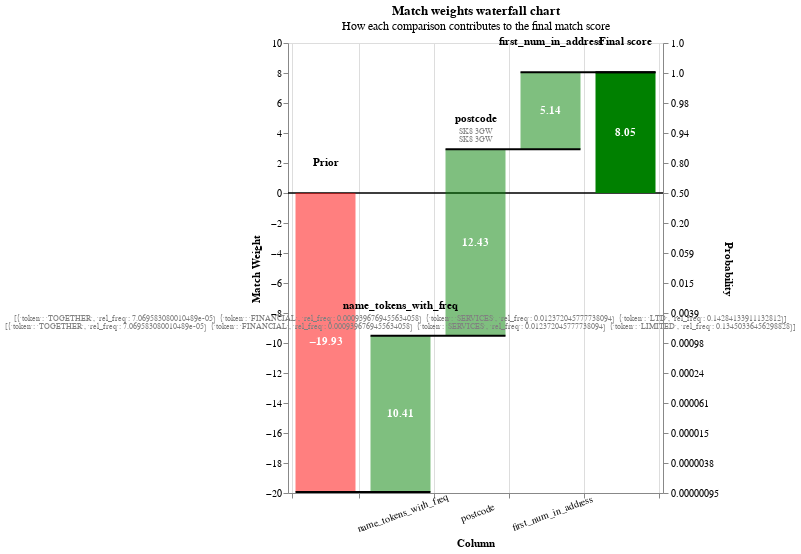

Notebook cell for this chart:
### Code cell
sql = """
CREATE OR REPLACE TABLE comparison AS
select * from ranked_matches
where company_name_l != company_name_r
order by random()
limit 1
"""
duckdb.execute(sql)


sql = """
SELECT match_probability, COLUMNS('^(t[^f_].*|b[^f_].*|[^tb].*_l)$') AS '\\1'
FROM comparison
UNION ALL
SELECT match_probability, COLUMNS('^(t[^f_].*|b[^f_].*|[^tb].*_r)$') AS '\\1'
FROM comparison;
"""
duckdb.sql(sql).show(max_rows=10, max_width=200)

recs = duckdb.table("comparison").df().to_dict(orient="records")
linker.visualisations.waterfall_chart(recs)

### Figure 1 — Vega-Lite specification as saved in the notebook (floating-point values rounded to 4 significant figures)
{"config": {"view": {"continuousWidth": 400, "continuousHeight": 300}}, "layer": [{"layer": [{"mark": "rule", "encoding": {"color": {"value": "black"}, "size": {"value": 0.5}, "y": {"field": "zero", "type": "quantitative"}}}, {"mark": {"type": "bar", "width": 60}, "encoding": {"color": {"condition": {"test": "(datum.log2_bayes_factor < 0)", "value": "red"}, "value": "green"}, "opacity": {"condition": {"test": "datum.column_name == 'Prior match weight' || datum.column_name == 'Final score'", "value": 1}, "value": 0.5}, "tooltip": [{"field": "column_name", "title": "Comparison column", "type": "nominal"}, {"field": "value_l", "title": "Value (L)", "type": "nominal"}, {"field": "value_r", "title": "Value (R)", "type": "nominal"}, {"field": "label_for_charts", "title": "Label", "type": "ordinal"}, {"field": "sql_condition", "title": "SQL condition", "type": "nominal"}, {"field": "comparison_vector_value", "title": "Comparison vector value", "type": "nominal"}, {"field": "bayes_factor", "format": ",.4f", "title": "Bayes factor = m/u", "type": "quantitative"}, {"field": "log2_bayes_factor", "format": ",.4f", "title": "Match weight = log2(m/u)", "type": "quantitative"}, {"field": "prob", "format": ".4f", "title": "Cumulative match probability", "type": "quantitative"}, {"field": "bayes_factor_description", "title": "Match weight description", "type": "nominal"}], "x": {"axis": {"grid": true, "labelAlign": "center", "labelAngle": -20, "labelExpr": "datum.value == 'Prior' || datum.value == 'Final score' ? '' : datum.value", "labelPadding": 10, "tickBand": "extent", "title": "Column"}, "field": "column_name", "sort": {"field": "bar_sort_order", "order": "ascending"}, "type": "nominal"}, "y": {"axis": {"grid": false, "orient": "left", "title": "Match Weight"}, "field": "previous_sum", "type": "quantitative"}, "y2": {"field": "sum"}}}, {"mark": {"type": "text", "fontWeight": "bold"}, "encoding": {"color": {"value": "white"}, "text": {"condition": {"test": "abs(datum.log2_bayes_factor) > 1", "field": "log2_bayes_factor", "format": ".2f", "type": "nominal"}, "value": ""}, "x": {"axis": {"labelAngle": -20, "title": "Column"}, "field": "column_name", "sort": {"field": "bar_sort_order", "order": "ascending"}, "type": "nominal"}, "y": {"axis": {"orient": "left"}, "field": "center", "type": "quantitative"}}}, {"mark": {"type": "text", "baseline": "bottom", "dy": -25, "fontWeight": "bold"}, "encoding": {"color": {"value": "black"}, "text": {"field": "column_name", "type": "nominal"}, "x": {"axis": {"labelAngle": -20, "title": "Column"}, "field": "column_name", "sort": {"field": "bar_sort_order", "order": "ascending"}, "type": "nominal"}, "y": {"field": "sum_top", "type": "quantitative"}}}, {"mark": {"type": "text", "baseline": "bottom", "dy": -13, "fontSize": 8}, "encoding": {"color": {"value": "grey"}, "text": {"field": "value_l", "type": "nominal"}, "x": {"axis": {"labelAngle": -20, "title": "Column"}, "field": "column_name", "sort": {"field": "bar_sort_order", "order": "ascending"}, "type": "nominal"}, "y": {"field": "sum_top", "type": "quantitative"}}}, {"mark": {"type": "text", "baseline": "bottom", "dy": -5, "fontSize": 8}, "encoding": {"color": {"value": "grey"}, "text": {"field": "value_r", "type": "nominal"}, "x": {"axis": {"labelAngle": -20, "title": "Column"}, "field": "column_name", "sort": {"field": "bar_sort_order", "order": "ascending"}, "type": "nominal"}, "y": {"field": "sum_top", "type": "quantitative"}}}]}, {"mark": {"type": "rule", "color": "black", "strokeWidth": 2, "x2Offset": 30, "xOffset": -30}, "encoding": {"x": {"axis": {"labelAngle": -20, "title": "Column"}, "field": "column_name", "sort": {"field": "bar_sort_order", "order": "ascending"}, "type": "nominal"}, "x2": {"field": "lead"}, "y": {"axis": {"labelExpr": "format(1 / (1 + pow(2, -1*datum.value)), '.2r')", "orient": "right", "title": "Probability"}, "field": "sum", "scale": {"zero": false}, "type": "quantitative"}}}], "data": {"name": "data-b59cae1264a2af6f03d5b85b774f609f"}, "height": 450, "params": [{"name": "record_number", "bind": {"input": "range", "max": 0, "min": 0, "step": 1}, "value": 0}], "resolve": {"axis": {"y": "independent"}}, "title": {"text": "Match weights waterfall chart", "subtitle": "How each comparison contributes to the final match score"}, "transform": [{"filter": "(datum.record_number == record_number)"}, {"filter": "(datum.bayes_factor !== 1.0)"}, {"window": [{"op": "sum", "field": "log2_bayes_factor", "as": "sum"}, {"op": "lead", "field": "column_name", "as": "lead"}], "frame": [null, 0]}, {"calculate": "datum.column_name === \"Final score\" ? datum.sum - datum.log2_bayes_factor : datum.sum", "as": "sum"}, {"calculate": "datum.lead === null ? datum.column_name : datum.lead", "as": "lead"}, {"calculate": "datum.column_name === \"Final score\" || datum.column_name === \"Prior match weight\" ? 0 : datum.sum - datum.log2_bayes_factor", "as": "previous_sum"}, {"calculate": "datum.sum > datum.previous_sum ? datum.column_name : \"\"", "as": "top_label"}, {"calculate": "datum.sum < datum.previous_sum ? datum.column_name : \"\"", "as": "bottom_label"}, {"calculate": "datum.sum > datum.previous_sum ? datum.sum : datum.previous_sum", "as": "sum_top"}, {"calculate": "datum.sum < datum.previous_sum ? datum.sum : datum.previous_sum", "as": "sum_bottom"}, {"calculate": "(datum.sum + datum.previous_sum) / 2", "as": "center"}, {"calculate": "(datum.log2_bayes_factor > 0 ? \"+\" : \"\") + datum.log2_bayes_factor", "as": "text_log2_bayes_factor"}, {"calculate": "datum.sum < datum.previous_sum ? 4 : -4", "as": "dy"}, {"calculate": "datum.sum < datum.previous_sum ? \"top\" : \"bottom\"", "as": "baseline"}, {"calculate": "1. / (1 + pow(2, -1.*datum.sum))", "as": "prob"}, {"calculate": "0*datum.sum", "as": "zero"}], "width": {"step": 75}, "$schema": "https://vega.github.io/schema/vega-lite/v5.9.3.json", "datasets": {"data-b59cae1264a2af6f03d5b85b774f609f": [{"column_name": "Prior", "label_for_charts": "Starting match weight (prior)", "sql_condition": null, "log2_bayes_factor": -19.93, "bayes_factor": 1e-06, "comparison_vector_value": null, "m_probability": null, "u_probability": null, "bayes_factor_description": null, "value_l": "", "value_r": "", "term_frequency_adjustment": null, "bar_sort_order": 0, "record_number": 0}, {"sql_condition": "\n                    \n    list_intersect(name_tokens_with_freq_l, name_tokens_with_freq_r)\n        .list_transform(x -> x.rel_freq::float)\n        .list_concat([1.0::FLOAT]) -- in case there are no matches\n        .list_reduce((p, q) -> p * q)\n     < 1e-8\n                    ", "label_for_charts": "3. Array product is less than 1e-8", "m_probability": 0.01, "u_probability": 7.325e-06, "bayes_factor": 1365.0, "log2_bayes_factor": 10.41, "comparison_vector_value": 3, "bayes_factor_description": "If comparison level is `array product is less than 1e-8` then comparison is 1,365 times more likely to be a match", "column_name": "name_tokens_with_freq", "value_l": "[{'token': 'TOGETHER', 'rel_freq': 7.069583080010489e-05}\n {'token': 'FINANCIAL', 'rel_freq': 0.0009396769455634058}\n {'token': 'SERVICES', 'rel_freq': 0.012372045777738094}\n {'token': 'LTD', 'rel_freq': 0.14284133911132812}]", "value_r": "[{'token': 'TOGETHER', 'rel_freq': 7.069583080010489e-05}\n {'token': 'FINANCIAL', 'rel_freq': 0.0009396769455634058}\n {'token': 'SERVICES', 'rel_freq': 0.012372045777738094}\n {'token': 'LIMITED', 'rel_freq': 0.13450336456298828}]", "term_frequency_adjustment": false, "bar_sort_order": 1, "record_number": 0}, {"sql_condition": "\"postcode_l\" = \"postcode_r\"", "label_for_charts": "Exact match on full postcode", "m_probability": 0.95, "u_probability": 0.0001726, "bayes_factor": 5505.0, "log2_bayes_factor": 12.43, "comparison_vector_value": 4, "bayes_factor_description": "If comparison level is `exact match on full postcode` then comparison is 5,505 times more likely to be a match", "column_name": "postcode", "value_l": "SK8 3GW", "value_r": "SK8 3GW", "term_frequency_adjustment": false, "bar_sort_order": 2, "record_number": 0}, {"sql_condition": "\"first_num_in_address_l\" = \"first_num_in_address_r\"", "label_for_charts": "Exact match on first_num_in_address", "m_probability": 0.95, "u_probability": 0.02689, "bayes_factor": 35.33, "log2_bayes_factor": 5.143, "comparison_vector_value": 1, "bayes_factor_description": "If comparison level is `exact match on first_num_in_address` then comparison is 35.33 times more likely to be a match", "column_name": "first_num_in_address", "value_l": "", "value_r": "", "term_frequency_adjustment": false, "bar_sort_order": 3, "record_number": 0}, {"column_name": "Final score", "label_for_charts": "Final score", "sql_condition": null, "log2_bayes_factor": 8.053, "bayes_factor": 265.5, "comparison_vector_value": null, "m_probability": null, "u_probability": null, "bayes_factor_description": null, "value_l": "", "value_r": "", "term_frequency_adjustment": null, "bar_sort_order": 4, "record_number": 0}]}}
